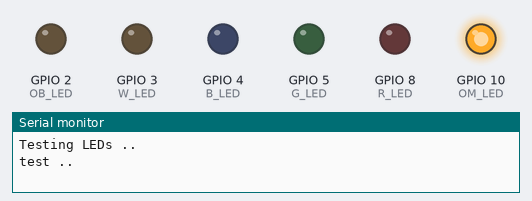
Simulated run of this sketch. Board: ESP32-C3. On the bench: output pins drawn as LEDs (lit = HIGH), the last lines printed to the serial monitor. WiFi joins after 1.5 s; servers stay silent unless stated.

Above: at 0.1 s.
At 19.1 s:
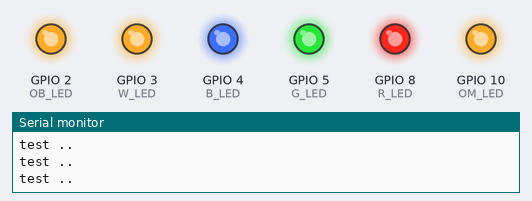
Timing chart, 0 to 20.6 s (numbered marks = the images above):
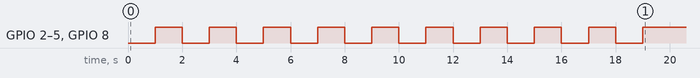

The sketch:

webserver-path-1-ESP32-C3-12F.ino
```cpp
#define OM_LED 10 // on module led
#define WS_LED 10 // WS2812
#define OB_LED 2 // on board led

#define RF_LK 9 // wireless control, signal to LOW, default and boot HIGH

#define B_LED 4 // channel B Blue
#define G_LED 5 // channel G Blue
#define W_LED 3 // channel W Blue
#define R_LED 8 // channel R Blue

#include <WiFi.h>
#include <WiFiClient.h>
#include <WebServer.h>
#include <ESPmDNS.h>

#include <uri/UriBraces.h>
#include <uri/UriRegex.h>

#ifndef STASSID
#define STASSID "111"
#define STAPSK  "electrodragon"
#endif

const char *ssid = STASSID;
const char *password = STAPSK;

WebServer server(80);

void setup(void) {

  pinMode(OM_LED, OUTPUT);  // on module led
  pinMode(OB_LED, OUTPUT); // on board led

  pinMode(B_LED, OUTPUT); // channel B Blue
  pinMode(G_LED, OUTPUT); // channel G Green
  pinMode(W_LED, OUTPUT); // channel W white
  pinMode(R_LED, OUTPUT); // channel R Red


  digitalWrite(OM_LED, HIGH);

  Serial.begin(115200);

  test_repeat();

  WiFi.mode(WIFI_STA);
  WiFi.begin(ssid, password);
  Serial.println("");

  // Wait for connection
  while (WiFi.status() != WL_CONNECTED) {
    delay(500);
    Serial.print(".");
  }
  Serial.println("");
  Serial.print("Connected to ");
  Serial.println(ssid);
  Serial.print("IP address: ");
  Serial.println(WiFi.localIP());

  if (MDNS.begin("esp8266")) {
    Serial.println("MDNS responder started");
  }

  server.on(F("/"), []() {
    server.send(200, "text/plain", "NWI1124 LED Board!");
  });

  server.on(UriRegex("^\\/io\\/([0-9]+)\\/val\\/([0-9]+)$"), []() {
    String esp_io = server.pathArg(0);
    String esp_val = server.pathArg(1);

    Serial.println(esp_io[0]);
    Serial.println(esp_val[0]);

    Serial.println(esp_io.toInt());
    Serial.println(esp_val.toInt());

    int ctrl_io = esp_io.toInt();
    int ctrl_val = esp_val.toInt();

    // example http://192.168.8.103/io/16/val/1
    //         http://192.168.8.103/io/2/val/0
    // send feedback
    server.send(200, "text/plain", "io: '" + esp_io + "' and val: '" + esp_val + "'");

    digitalWrite(ctrl_io, ctrl_val);

  });

  server.begin();
  Serial.println("HTTP server started");
}

void loop(void) {
  server.handleClient();
}


void test_repeat() {
  Serial.println("Testing LEDs .. ");
  test_LED ();
  test_LED ();

  test_LED ();
  test_LED ();

  test_LED ();
  test_LED ();

  test_LED ();
  test_LED ();

  test_LED ();
  test_LED ();
}


void test_LED () {
  Serial.println("test ..");
  digitalWrite(OB_LED, LOW);
  digitalWrite (B_LED, LOW);
  digitalWrite (G_LED, LOW);
  digitalWrite (W_LED, LOW);
  digitalWrite (R_LED, LOW);
  delay(1000);

  digitalWrite(OB_LED, HIGH);
  digitalWrite (B_LED, HIGH);
  digitalWrite (G_LED, HIGH);
  digitalWrite (W_LED, HIGH);
  digitalWrite (R_LED, HIGH);
  delay(1000);

}
```

define1.ino
```cpp
// define

// IO2 WS2812

// IO0 wireless

//  pinMode(2, OUTPUT);  // on module led
//  pinMode(16, OUTPUT); // on board led
//  pinMode(12, OUTPUT); // channel B Blue
//  pinMode(13, OUTPUT); // channel G Green
//  pinMode(14, OUTPUT); // channel W white
//  pinMode(15, OUTPUT); // channel R Red
```
